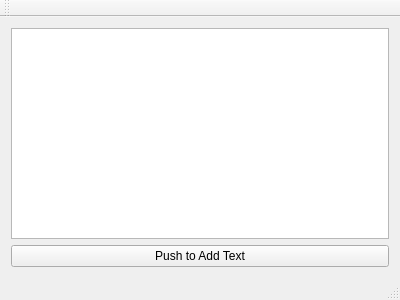
<?xml version="1.0" encoding="UTF-8"?>
<ui version="4.0">
 <class>MainWindow</class>
 <widget class="QMainWindow" name="MainWindow">
  <property name="geometry">
   <rect>
    <x>0</x>
    <y>0</y>
    <width>400</width>
    <height>300</height>
   </rect>
  </property>
  <property name="windowTitle">
   <string>MainWindow</string>
  </property>
  <widget class="QWidget" name="centralWidget">
   <layout class="QGridLayout" name="gridLayout">
    <item row="0" column="0">
     <widget class="QTextBrowser" name="textBrowser"/>
    </item>
    <item row="1" column="0">
     <widget class="QPushButton" name="pushButton">
      <property name="text">
       <string>Push to Add Text</string>
      </property>
     </widget>
    </item>
   </layout>
  </widget>
  <widget class="QMenuBar" name="menuBar">
   <property name="geometry">
    <rect>
     <x>0</x>
     <y>0</y>
     <width>400</width>
     <height>21</height>
    </rect>
   </property>
  </widget>
  <widget class="QToolBar" name="mainToolBar">
   <attribute name="toolBarArea">
    <enum>TopToolBarArea</enum>
   </attribute>
   <attribute name="toolBarBreak">
    <bool>false</bool>
   </attribute>
  </widget>
  <widget class="QStatusBar" name="statusBar"/>
 </widget>
 <layoutdefault spacing="6" margin="11"/>
 <resources/>
 <connections/>
</ui>
